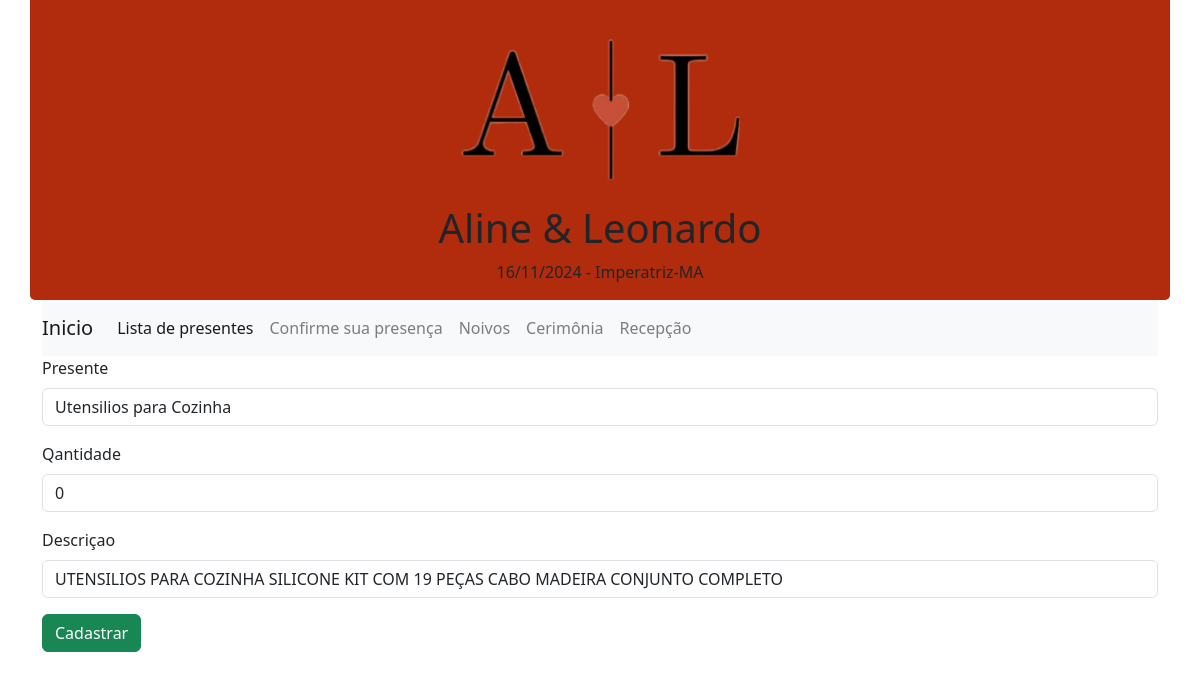
Screenshot of /editar_presente/19 (signed in) with the database file from the repository.
### app/models.py (models this page shows)
class Presente(models.Model):
    id = models.AutoField(primary_key=True)
    presente =  models.TextField(max_length=255)
    valor = models.FloatField()
    descricao = models.TextField(max_length=350, default='')
    link_img = models.TextField(max_length=255, default='')
    quantidades = models.IntegerField(default=0)
    class Meta:
        ordering = ['quantidades']

### app/views.py (the view)
# urls.py: path('editar_presente/<int:id>',views.Editar_presente,name='editar_presente'),
@login_required(login_url='login')
def Editar_presente(request,id):
    presente = Presente.objects.get(id=id)
    return render(request,'editar_presente.html',{'presente':presente})

### app/templates/editar_presente.html (shortened to what this page needs)
{% extends 'home.html' %}
{% block content %}
<div class="container">
    <form action="{% url 'editar_p' %}" method="POST">
        <div class="mb-3">
            <label for="formText" class="form-label color-label label_text_imput">Presente</label>
            <input class="form-control" type="text" id="formFile" value="{{presente.presente}}" name="presente" required>
        </div>
        <div class="mb-3">
            <label for="formText" class="form-label color-label label_text_imput">Qantidade</label>
            <input class="form-control" type="text" id="formFile" value="{{presente.quantidades}}" name="quantidade" required>
        </div>
        <div class="mb-3">
            <label for="formText" class="form-label color-label label_text_imput">Descriçao</label>
            <input class="form-control" type="text" id="formFile" value="{{presente.descricao}}" name="descricao" required>
        </div>
        <button type="submit" class="btn btn-success">Cadastrar</button>
    </form>
</div>
{% endblock %}

### rows the page displays
Presente: presente "Utensilios para Cozinha", quantidade "0", descricao "UTENSILIOS PARA COZINHA SILICONE KIT COM 19 PEÇAS CABO MADEIRA CONJUNTO COMPLETO"
